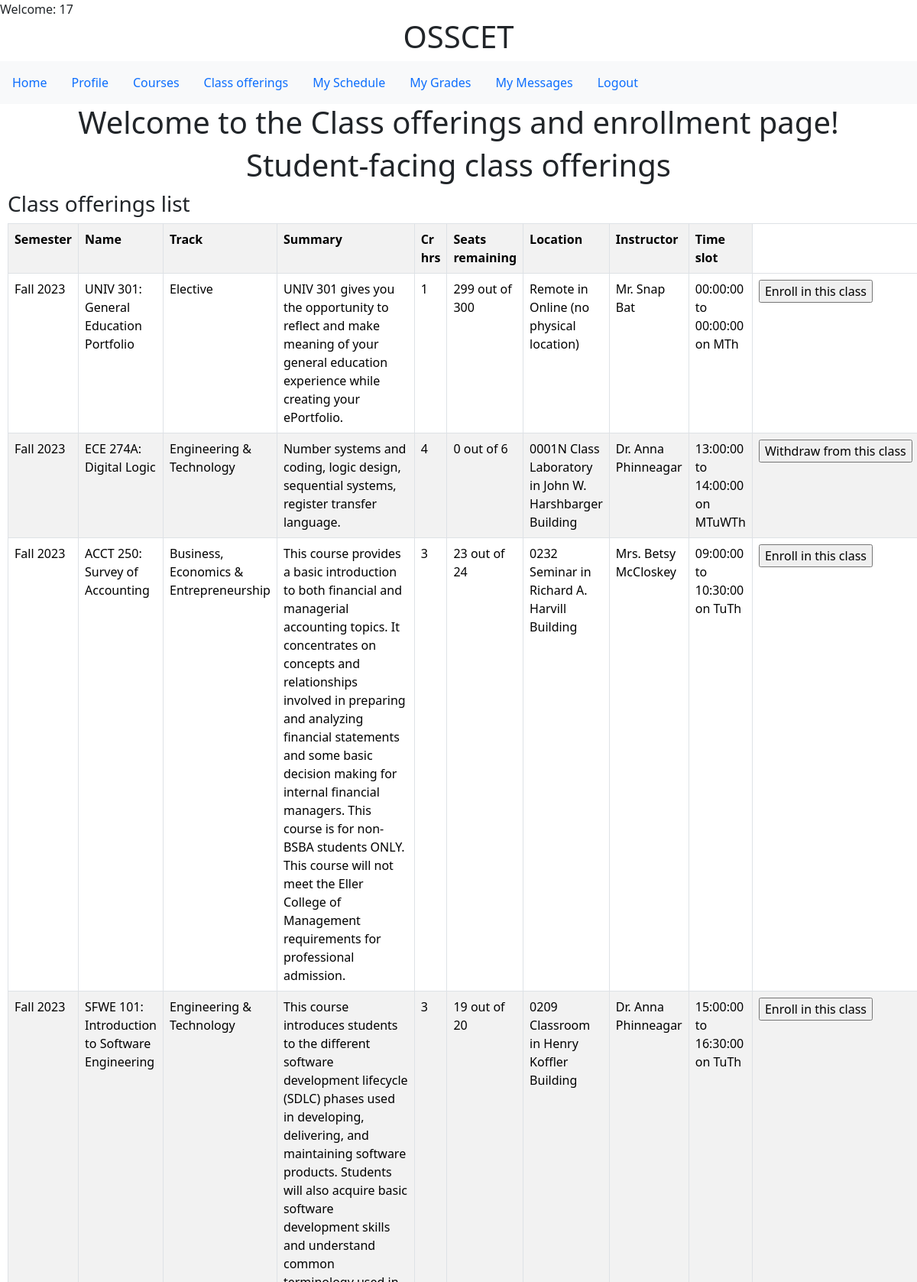
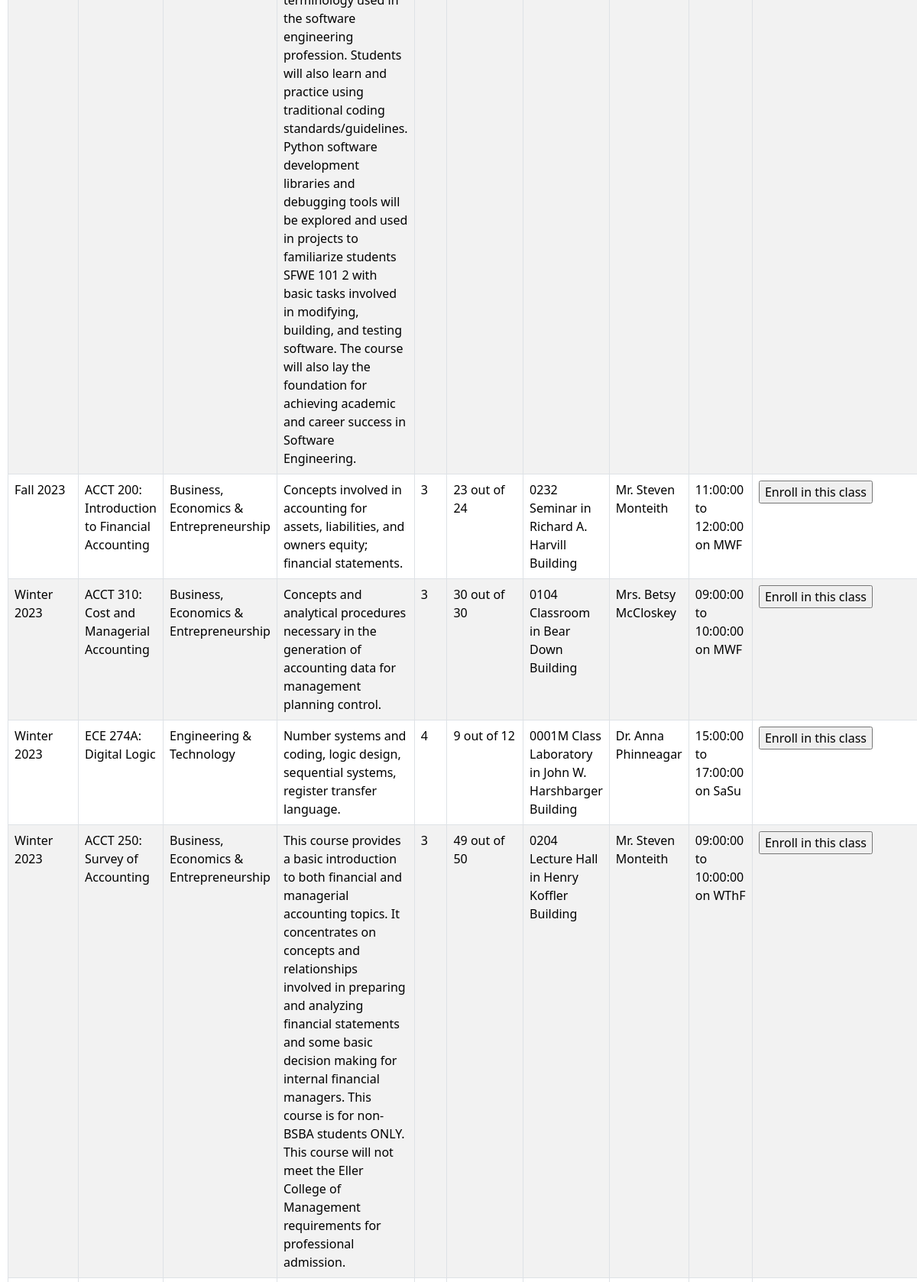
Page /classes.php (signed in, upper part) on the committed database (2 pictures, top to bottom).
### tables this page shows
CREATE TABLE `offerings` (
  `class_id` bigint(20) NOT NULL,
  `course_id` varchar(10) NOT NULL,
  `teacher_user_id` bigint(20) NOT NULL,
  `room_id` varchar(10) NOT NULL,
  `occupancy` int(11) DEFAULT NULL,
  `vacancies` int(11) DEFAULT NULL,
  `semester_name` varchar(50) NOT NULL,
  `start_time` time DEFAULT NULL,
  `end_time` time DEFAULT NULL,
  `monday` tinyint(1) DEFAULT NULL,
  `tuesday` tinyint(1) DEFAULT NULL,
  `wednesday` tinyint(1) DEFAULT NULL,
  `thursday` tinyint(1) DEFAULT NULL,
  `friday` tinyint(1) DEFAULT NULL,
  `saturday` tinyint(1) DEFAULT NULL,
  `sunday` tinyint(1) DEFAULT NULL
);

CREATE TABLE `semesters` (
  `semester_name` varchar(50) NOT NULL,
  `start_date` date NOT NULL,
  `end_date` date NOT NULL
);

CREATE TABLE `courses` (
  `course_id` varchar(10) NOT NULL,
  `course_name` varchar(100) NOT NULL,
  `summary` varchar(1000) DEFAULT NULL,
  `credits` int(11) NOT NULL,
  `track_id` int(11) NOT NULL,
  `prerequesites` tinyint(1) DEFAULT NULL,
  `default_max_capacity` int(11) DEFAULT NULL
);

CREATE TABLE `subject_tracks` (
  `track_id` int(11) NOT NULL,
  `track_name` varchar(45) NOT NULL
);

CREATE TABLE `rooms` (
  `room_id` varchar(10) NOT NULL,
  `room_name` varchar(45) NOT NULL,
  `building_name` varchar(200) DEFAULT NULL,
  `capacity` int(11) NOT NULL,
  `ada_accessible` tinyint(1) DEFAULT NULL,
  `building_address` varchar(200) DEFAULT NULL
);

CREATE TABLE `teachers` (
  `user_id` int(11) NOT NULL,
  `teacher_id` varchar(20) NOT NULL,
  `password` varchar(45) NOT NULL,
  `role_id` int(11) DEFAULT NULL,
  `email` varchar(45) DEFAULT 'teacher@uagc.edu',
  `phone` varchar(45) DEFAULT '(111)222-3333',
  `prefix` varchar(5) DEFAULT 'Mx.',
  `first_name` varchar(45) NOT NULL,
  `last_name` varchar(45) NOT NULL,
  `ssn` varchar(20) DEFAULT '111-22-3333',
  `hire_date` date NOT NULL DEFAULT current_timestamp(),
  `mailing_address` varchar(500) DEFAULT '1401 University of AZ, Tucson, AZ, 85719',
  `salary` double DEFAULT NULL,
  `bio_summary` varchar(1000) DEFAULT 'This is a placeholder for where your biography/summary should go. It will be shown to students, describing you. Please put it in 3rd person and make sure to include your pronouns.'
);

### classes_student.php (the view, shortened to what this page needs)
<!DOCTYPE html>
<html lang="en">
<head>
</head>
<body>
<div class="container text-center">
<h1>Student-facing class offerings</h1>
</div>
</head>
<body>
    <div class="bs-example">
            <div class="row">
                <div class="col-md-12">
                    <div class="page-header clearfix">
                        <h3 class="pull-left">Class offerings list</h3>
    <?php
    include_once 'db.php';
    if(isset($_POST['search_classes'])){ ?><form method="POST" action="classes.php"><input type="submit" name="see_all" value="See all"></form> <?php } ?>
                    </div>
                    <?php
         $user_id = $_SESSION['user_id'];
                    $result = mysqli_query($conn,"SELECT * FROM offerings
                    INNER JOIN rooms on offerings.room_id=rooms.room_id
                    INNER JOIN teachers ON offerings.teacher_user_id=teachers.user_id
                    INNER JOIN courses ON offerings.course_id=courses.course_id
                    INNER JOIN subject_tracks ON courses.track_id=subject_tracks.track_id
                    INNER JOIN semesters ON offerings.semester_name=semesters.semester_name ORDER BY `start_date`");
               echo "Successfully registered for class!";?>
               <meta http-equiv="refresh" content="0;URL=classes.php" /><?php
                    if ($result->num_rows > 0) {
                    ?>
                      <table class='table table-bordered table-striped'>
                       <th>Semester</th>
                       <th>Name</th>
                       <th>Track</th>
                        <th>Summary</th>
                        <th>Cr hrs</th>
                        <th>Seats remaining</th>
                        <th>Location</th>
                        <th>Instructor</th>
                        <th>Time slot</th>
                    <?php
                    while($row = mysqli_fetch_array($result)) {
                        $teacher_name = $row['prefix'] . ' ' . $row['first_name'] . ' ' . $row['last_name'];
                        $location = $row['room_name'] . ' in ' . $row['building_name'];
                        $class_days = "";
                        if($row['monday'] == 1){$class_days = $class_days . 'M';}
                        if($row['tuesday'] == 1){$class_days = $class_days . 'Tu';}
                        if($row['wednesday'] == 1){$class_days = $class_days . 'W';}
                        if($row['thursday'] == 1){$class_days = $class_days . 'Th';}
                        if($row['friday'] == 1){$class_days = $class_days . 'F';}
                        if($row['saturday'] == 1){$class_days = $class_days . 'Sa';}
                        if($row['sunday'] == 1){$class_days = $class_days . 'Su';}
                        $time_slot = $row['start_time'] . ' to ' . $row['end_time'] . ' on ' . $class_days;
                    ?>
                    <tr>
                        <td><?php echo $row["semester_name"]; ?></td>
                        <td><?php echo $row["course_id"]; echo ': '; echo $row["course_name"]; ?></td>
                        <td><?php echo $row["track_name"]; ?></td>
                        <td><?php echo $row["summary"]; ?></td>
                        <td><?php echo $row["credits"]; ?></td>
                        <td><?php echo $row["vacancies"]; echo " out of "; echo $row["occupancy"]; ?></td>
                        <td><?php echo $location; ?></td>
                        <td><?php echo $teacher_name; ?></td>
                        <td><?php echo $time_slot; ?></td>
                        <?php $displayed_class_id = $row["class_id"];
                        if($search_enrollments = $conn->prepare('SELECT * from `enrollment` where `class_id`=? and `user_id`=? and (`enrollment_status`="a" or `enrollment_status`="q")')){
                            $search_enrollments->execute([$displayed_class_id, $user_id]);
                            $search_enrollments_result = $search_enrollments->get_result();
                            $enroll_result = mysqli_fetch_array($search_enrollments_result);
                            if($search_enrollments_result->num_rows >0) {$enrollment_status = $enroll_result["enrollment_status"];} else {$enrollment_status = null;}
                            if($search_enrollments_result->num_rows > 0){$has_enrolled = TRUE;
                        }
                            else{$has_enrolled = FALSE;
                            }
                            if($row["vacancies"] > 0){$class_has_room = TRUE;
                            }
                            else{$class_has_room = FALSE;
                            }
                            if($enrollment_status == 'a'){$enrollment_active = TRUE;
                            }
                            else{$enrollment_active = FALSE;
                            }
                        if(($has_enrolled == FALSE) && ($class_has_room == TRUE)){ ?>
                            <td><form method="POST" action="classes.php"><input type="hidden" name="class_id" value="<?php echo $row['class_id'] ?>"><input type="submit" name="enroll" value="Enroll in this class"></form></td>
                             <?php }
                        elseif(($has_enrolled == FALSE) && ($class_has_room == FALSE)){ ?>
                            <td><form method="POST" action="classes.php"><input type="hidden" name="class_id" value="<?php echo $row['class_id'] ?>"><input type="submit" name="enroll" value="Join the waiting list"></form></td>
                             <?php }
                        elseif(($has_enrolled == TRUE) && ($enrollment_active == FALSE)){ ?>
                        <td><form method="POST" action="classes.php"><input type="hidden" name="class_id" value="<?php echo $row['class_id'] ?>"><input type="submit" name="unqueue" value="Leave the waiting list"></form></td>
                        <?php }
                        else { ?>
                        <td><form method="POST" action="classes.php"><input type="hidden" name="class_id" value="<?php echo $row['class_id'] ?>"><input type="submit" name="withdraw" value="Withdraw from this class"></form></td>
                        <?php }}
                        ?>
                    </tr>
                    <?php
                    }
                    ?>
                    </table>
                     <?php
                    }
                    else{
                        echo "No results found";
                    }
                    ?>
                </div>
            </div>
    </div>
</body>
</html>

### classes_student.php (style rules this page uses)
.bs-example { margin: 10px; }

### rows in the picture
offerings: semesters.semester_name "Fall 2023", course.course_id "UNIV 301", course.course_name "General Education Portfolio", subject_tracks.track_name "Elective", course.summary "UNIV 301 gives you the opportunity to reflect and make meaning of your general education experience while creating your ePortfolio.", course.credits "1", vacancies "299", occupancy "300", room.building_name "Remote in Online (no physical location)", teachers.prefix+first_name+last_name "Mr. Snap Bat", time_slot "00:00:00 to 00:00:00 on MTh"
offerings: semesters.semester_name "Fall 2023", course.course_id "ECE 274A", course.course_name "Digital Logic", subject_tracks.track_name "Engineering & Technology", course.summary "Number systems and coding, logic design, sequential systems, register transfer language.", course.credits "4", vacancies "0", occupancy "6", room.building_name "0001N Class Laboratory in John W. Harshbarger Building", teachers.prefix+first_name+last_name "Dr. Anna Phinneagar", time_slot "13:00:00 to 14:00:00 on MTuWTh"
offerings: semesters.semester_name "Fall 2023", course.course_id "ACCT 250", course.course_name "Survey of Accounting", subject_tracks.track_name "Business, Economics & Entrepreneurship", course.summary "This course provides a basic introduction to both financial and managerial accounting topics. It concentrates on concepts and relationships involved in preparing and analyzing financial statements and some basic decision making for internal financial managers. This course is for non-BSBA students ONLY. This course will not meet the Eller College of Management requirements for professional admission.", course.credits "3", vacancies "23", occupancy "24", room.building_name "0232 Seminar in Richard A. Harvill Building", teachers.prefix+first_name+last_name "Mrs. Betsy McCloskey", time_slot "09:00:00 to 10:30:00 on TuTh"
offerings: semesters.semester_name "Fall 2023", course.course_id "SFWE 101", course.course_name "Introduction to Software Engineering", subject_tracks.track_name "Engineering & Technology", course.summary "This course introduces students to the different software development lifecycle (SDLC) phases used in developing, delivering, and maintaining software products. Students will also acquire basic software development skills and understand common terminology used in the software engineering profession. Students will also learn and practice using traditional coding standards/guidelines. Python software development libraries and debugging tools will be explored and used in projects to familiarize students SFWE 101 2 with basic tasks involved in modifying, building, and testing software. The course will also lay the foundation for achieving academic and career success in Software Engineering.", course.credits "3", vacancies "19", occupancy "20", room.building_name "0209 Classroom in Henry Koffler Building", teachers.prefix+first_name+last_name "Dr. Anna Phinneagar", time_slot "15:00:00 to 16:30:00 on TuTh"
offerings: semesters.semester_name "Fall 2023", course.course_id "ACCT 200", course.course_name "Introduction to Financial Accounting", subject_tracks.track_name "Business, Economics & Entrepreneurship", course.summary "Concepts involved in accounting for assets, liabilities, and owners equity; financial statements.", course.credits "3", vacancies "23", occupancy "24", room.building_name "0232 Seminar in Richard A. Harvill Building", teachers.prefix+first_name+last_name "Mr. Steven Monteith", time_slot "11:00:00 to 12:00:00 on MWF"
offerings: semesters.semester_name "Winter 2023", course.course_id "ACCT 310", course.course_name "Cost and Managerial Accounting", subject_tracks.track_name "Business, Economics & Entrepreneurship", course.summary "Concepts and analytical procedures necessary in the generation of accounting data for management planning control.", course.credits "3", vacancies "30", occupancy "30", room.building_name "0104 Classroom in Bear Down Building", teachers.prefix+first_name+last_name "Mrs. Betsy McCloskey", time_slot "09:00:00 to 10:00:00 on MWF"
offerings: semesters.semester_name "Winter 2023", course.course_id "ECE 274A", course.course_name "Digital Logic", subject_tracks.track_name "Engineering & Technology", course.summary "Number systems and coding, logic design, sequential systems, register transfer language.", course.credits "4", vacancies "9", occupancy "12", room.building_name "0001M Class Laboratory in John W. Harshbarger Building", teachers.prefix+first_name+last_name "Dr. Anna Phinneagar", time_slot "15:00:00 to 17:00:00 on SaSu"
offerings: semesters.semester_name "Winter 2023", course.course_id "ACCT 250", course.course_name "Survey of Accounting", subject_tracks.track_name "Business, Economics & Entrepreneurship", course.summary "This course provides a basic introduction to both financial and managerial accounting topics. It concentrates on concepts and relationships involved in preparing and analyzing financial statements and some basic decision making for internal financial managers. This course is for non-BSBA students ONLY. This course will not meet the Eller College of Management requirements for professional admission.", course.credits "3", vacancies "49", occupancy "50", room.building_name "0204 Lecture Hall in Henry Koffler Building", teachers.prefix+first_name+last_name "Mr. Steven Monteith", time_slot "09:00:00 to 10:00:00 on WThF"

### other values in the picture
$_SESSION['username'] "17"
